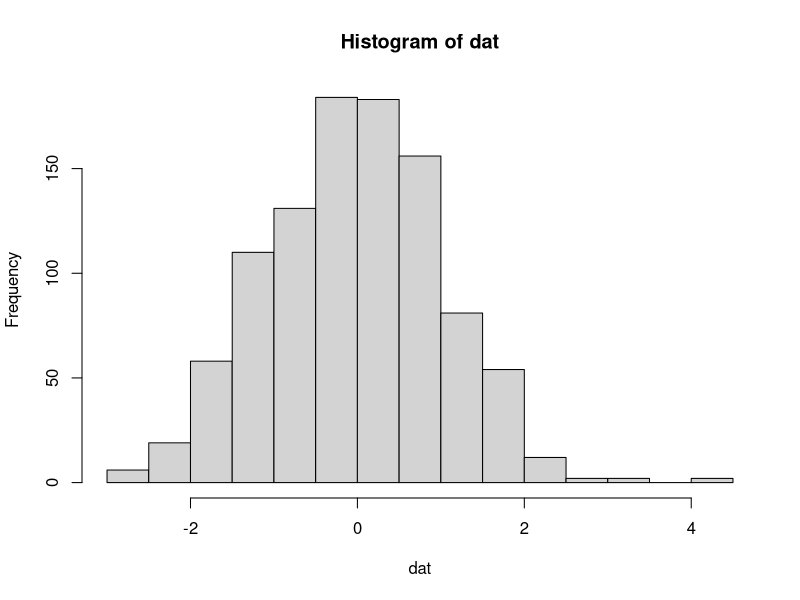

Write R code to recreate this figure. (Note: this script raises an error after producing the figure.)
distribHist <- function(n, distrib) {
  arg <- match.arg(distrib, c("normal", "unif"))
  dat <- switch(arg, "normal" = rnorm(n), "unif" = runif(n))
  hist(dat)
}

distribHist(1000, "normal")
distribHist(1000, "uniform")
